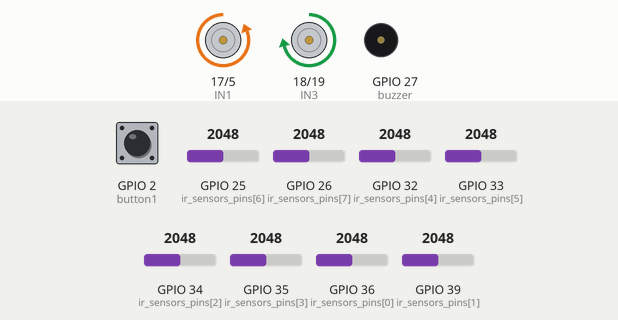
Simulated run of this program. Board: ESP32. Parts: motor-driver pin pairs drawn as motors (green arrow = first pin HIGH = forward, orange = second pin HIGH = backward, longer = more drive, scaled by the enable pin), buzzer (waves = sounding, pin HIGH). The inputs (shaded band) are chosen by the test bench; at power-on: GPIO 34 (ir_sensors_pins[2]) = 2048, GPIO 32 (ir_sensors_pins[4]) = 2048, GPIO 25 (ir_sensors_pins[6]) = 2048, GPIO 26 (ir_sensors_pins[7]) = 2048, GPIO 33 (ir_sensors_pins[5]) = 2048, GPIO 35 (ir_sensors_pins[3]) = 2048, GPIO 2 (button1) HIGH, GPIO 36 (ir_sensors_pins[0]) = 2048, GPIO 39 (ir_sensors_pins[1]) = 2048. What the program prints to the serial monitor is not drawn.

Above: at 6.8 s.
6.9 s: GPIO 34 (ir_sensors_pins[2]) set to 2866
At 7.7 s:
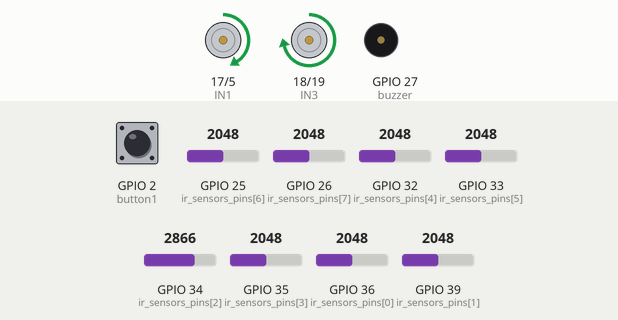
8.4 s: GPIO 32 (ir_sensors_pins[4]) set to 2866
At 8.9 s:
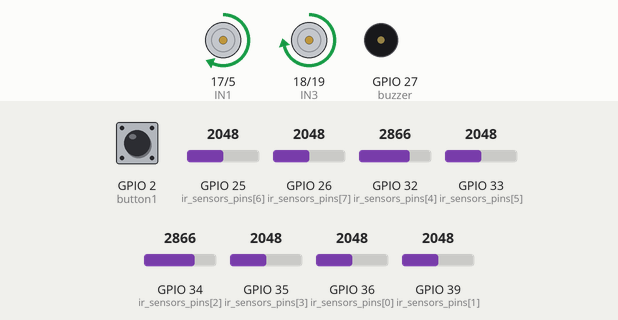
9.9 s: GPIO 25 (ir_sensors_pins[6]) set to 2866
At 11.1 s:
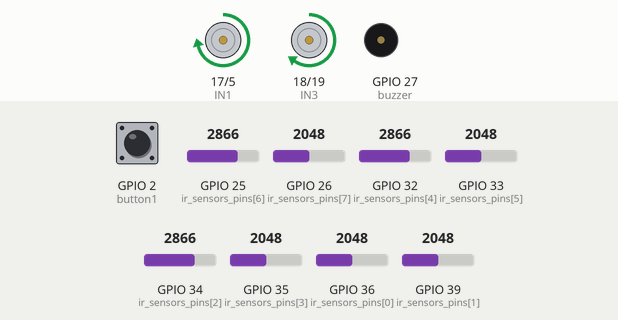
11.4 s: GPIO 26 (ir_sensors_pins[7]) set to 2127
At 12.3 s:
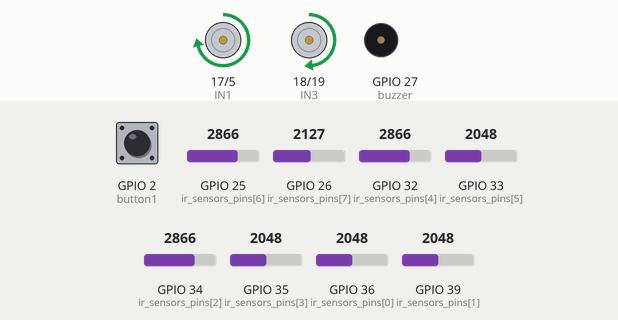
12.9 s: GPIO 33 (ir_sensors_pins[5]) set to 2866
At 13.5 s:
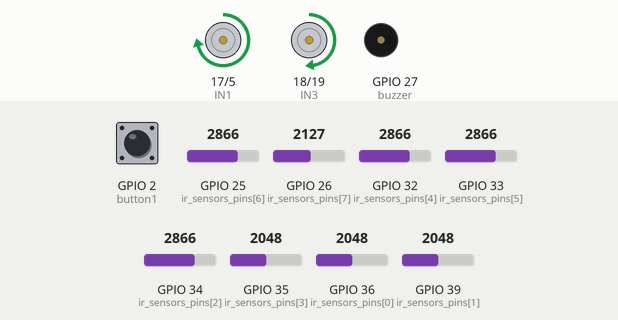
15.9 s: GPIO 35 (ir_sensors_pins[3]) set to 2866
At 17.0 s:
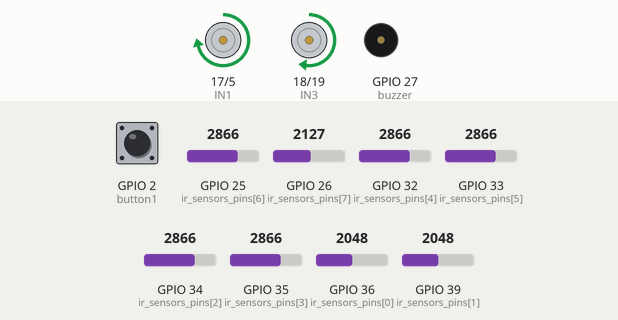
Timing chart, 0 to 18.9 s (numbered marks = the images above; inputs shaded):
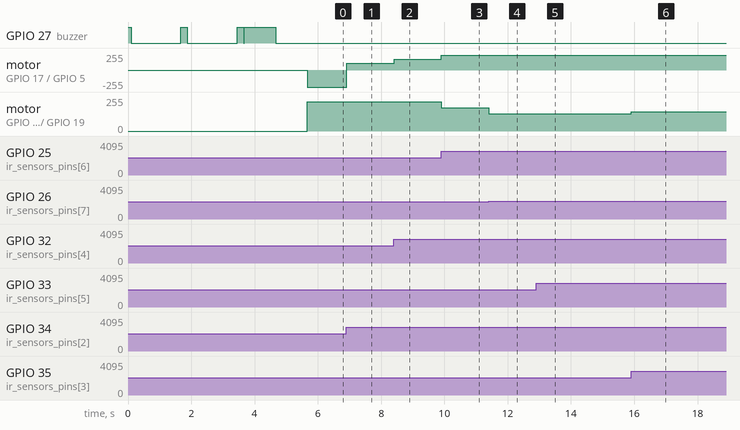

The program:

main.cpp
```cpp
#include <Arduino.h>

// declaration of motors pins
#define PWMA 16
#define IN1 17
#define IN2 5
#define IN3 18
#define IN4 19
#define PWMB 21

const int freq = 30000;
const int pwmChannelA = 0;
const int pwmChannelB = 1;
// Setting the resolution to 8Bits, gives you a duty cycle range [0 – 255]. While setting it to 10Bits, gives you a range of [ 0 – 1023 ]. And so on!
const int resolution = 8;
int dutyCycle = 200;


#define button1 2
#define button2 22
#define button3 23
#define buzzer 27


#define numberOfSamples 100

int velA, velB, vel;

// declaration of ir sensor pins
#define IR_SENSORS_NUMBER 8
#define limSup 1000
int ir_sensors_pins[IR_SENSORS_NUMBER] = {36,39,34,35,32,33,25,26};
unsigned long ir_values[IR_SENSORS_NUMBER];
unsigned long ir_min_value[IR_SENSORS_NUMBER] = {4095, 4095, 4095, 4095, 4095, 4095, 4095, 4095};
unsigned long ir_max_value[IR_SENSORS_NUMBER] = {0, 0, 0, 0, 0, 0, 0, 0};

unsigned long positio, lastPos;
int alvo = 3600;
#define IR_THRESHOLD 850

int error, lastError = 0;
float corrigir;

int  velocidadeBase = 200;
int velocidadeInicial = velocidadeBase;
int vMax = 220;
int vMin = -120;
int velocidadeE, velocidadeD;

double Kp = 0.060;
float Ki = 0;
float Kd = 0.030;

int timer1 = 0;
int timer2 = 0;
int Ta = 1;

void buzz(int time){
  digitalWrite(buzzer, HIGH);
  delay(time);
  digitalWrite(buzzer, LOW);
}

void readSensor(unsigned long * destination){
  // Serial.print("ReadSensor: ");
  for(int i = 0; i < IR_SENSORS_NUMBER; i++){
    // Serial.print(analogRead(ir_sensors_pins[i]));
    // Serial.print("\t");
    if(ir_min_value[i] < ir_max_value[i]){
      destination[i] = map(analogRead(ir_sensors_pins[i]), ir_min_value[i], ir_max_value[i], 0, limSup);
    }
    if(ir_min_value[i] > ir_max_value[i]) {
      destination[i] = map(analogRead(ir_sensors_pins[i]), ir_max_value[i], ir_min_value[i], 0, limSup);
    }
    destination[i] = constrain(destination[i], 0, limSup);
  }
  // Serial.println("");
}

void printSensor(unsigned long * array){
  for(int i = 0; i < IR_SENSORS_NUMBER; i++){
    Serial.print("|  ");
    Serial.print(array[i]);
    Serial.print("\t");

  }
  Serial.println(' ');
}

void keepMins(unsigned long * array1, unsigned long * array2, int length){
  for(int i = 0; i < length; i++){
    if(array2[i] < array1[i]){
      array1[i] = array2[i];
    }
  }
}

void keepMax(unsigned long * array1, unsigned long * array2, int length){
  for(int i = 0; i < length; i++){
    if(array2[i]> array1[i]){
      array1[i] = array2[i];
    }
  }
}

void calibrateIR(){
  Serial.println("Aguardando o botão de calibrar...");
  //wait for the button1 to be pressed
  while(!digitalRead(button1)){}
  Serial.println("Apertou o botão");

  //read dark values
  unsigned long candidate[IR_SENSORS_NUMBER];
  // readSensor(ir_min_value);
  delay(1000);

  for(int j = 0; j < numberOfSamples; j++){
    for(int i = 0; i < IR_SENSORS_NUMBER; i++){
      ir_min_value[i] += analogRead(ir_sensors_pins[i]);
      candidate[i] = analogRead(ir_sensors_pins[i]);

    }
    printSensor(candidate);
    // readSensor(candidate);
    //keepMins(ir_min_value, candidate, IR_SENSORS_NUMBER);
    delay(1);
  }
  for(int i = 0; i < IR_SENSORS_NUMBER; i++){
      ir_min_value[i] /= numberOfSamples;

  }


  buzz(200);

  Serial.println("Aguardando o botão de calibrar...");
  while(!digitalRead(button1)){} //wait for the button1 to be pressed
  //read white values
  // readSensor(ir_max_value);
  delay(1000);

  for(int j = 0; j < numberOfSamples; j++){
    for(int i = 0; i < IR_SENSORS_NUMBER; i++){
      candidate[i] = analogRead(ir_sensors_pins[i]);
      ir_max_value[i] += analogRead(ir_sensors_pins[i]);

    }
    printSensor(candidate);
    // readSensor(candidate);
    // keepMax(ir_max_value, candidate, IR_SENSORS_NUMBER);
    delay(1);
  }

  for(int i = 0; i < IR_SENSORS_NUMBER; i++){
    ir_max_value[i] /= numberOfSamples;
  }
  Serial.println("Max value: ");
  printSensor(ir_max_value);

  Serial.println("Apertou o botão dnv");

  digitalWrite(buzzer, HIGH);
  delay(200);
  digitalWrite(buzzer, LOW);

}

unsigned long calculatePosition(unsigned long * array, unsigned long length){
  unsigned long num = 0, den = 0, calculatedPos = 0;
  if (array[0] > IR_THRESHOLD && array[1] > IR_THRESHOLD && array[2] > IR_THRESHOLD && array[3] > IR_THRESHOLD && array[4] > IR_THRESHOLD && array[5] > IR_THRESHOLD && array[6] > IR_THRESHOLD && array[7] > IR_THRESHOLD) {
    if (lastPos > alvo) {
      calculatedPos = 7000;
      velocidadeInicial = velocidadeBase*0.9;
    } else {
      calculatedPos = 0;
      velocidadeInicial = velocidadeBase*0.9;

    }
  }
  else {
    velocidadeInicial = velocidadeBase;

    for(int i = 0; i < length; i++){
      num += 1000 * i * array[i];
      den += array[i];
    }
    calculatedPos = num * 1.0 / den;
  }
  lastPos = calculatedPos;
  return calculatedPos;
}

void move(int velA, int velB){
  if(velA == 0 && velB == 0){
    digitalWrite(IN1, HIGH);
    digitalWrite(IN2, HIGH);
    ledcWrite(pwmChannelA, velA);
    digitalWrite(IN3, HIGH);
    digitalWrite(IN4, HIGH);
    ledcWrite(pwmChannelB, velB);
  }
  if(velA > 0 && velB > 0){
    digitalWrite(IN1, HIGH);
    digitalWrite(IN2, LOW);
    ledcWrite(pwmChannelA, velA);
    digitalWrite(IN3, HIGH);
    digitalWrite(IN4, LOW);
    ledcWrite(pwmChannelB, velB);
  }
  else if(velA >= 0 && velB < 0){
    digitalWrite(IN1, HIGH);
    digitalWrite(IN2, LOW);
    ledcWrite(pwmChannelA, velA);
    digitalWrite(IN3, LOW);
    digitalWrite(IN4, HIGH);
    ledcWrite(pwmChannelB, velB);
  }
  else if(velA < 0 && velB >= 0){
    digitalWrite(IN1, LOW);
    digitalWrite(IN2, HIGH);
    ledcWrite(pwmChannelA, velA);
    digitalWrite(IN3, HIGH);
    digitalWrite(IN4, LOW);
    ledcWrite(pwmChannelB, velB);
  }
  else if(velA < 0 && velB < 0){
    digitalWrite(IN1, LOW);
    digitalWrite(IN2, HIGH);
    ledcWrite(pwmChannelA, velA);
    digitalWrite(IN3, LOW);
    digitalWrite(IN4, HIGH);
    ledcWrite(pwmChannelB, velB);
  }
}

void testeMotor(){

  int vTeste = 0;
  while(!digitalRead(button2)){
    while(!digitalRead(button1)){}
    if(vTeste > 512){
      vTeste = 0;
    }
    vTeste += 32;
    move(vTeste, vTeste);
    delay(1000);
    move(0, 0);
    for(int i = 0; i < vTeste / 32; i ++){
      buzz(100);
      delay(50);
    }
  }
}

void meCorrige(){
  error = positio - alvo;
  /*
  Serial.print("\t");
  Serial.print(error);
*/
  corrigir = (error * Kp) + ((error - lastError) * Kd);
  corrigir = corrigir / 1.0;
  /*
  Serial.print("\t");
  Serial.print(corrigir);
*/
  velocidadeE = velocidadeInicial + corrigir;
  velocidadeD = velocidadeInicial - corrigir;

  if (velocidadeE > vMax)
    velocidadeE = vMax;
  if (velocidadeE < vMin)
    velocidadeE = vMin;

  if (velocidadeD > vMax)
    velocidadeD = vMax;
  if (velocidadeD < vMin)
    velocidadeD = vMin;
  /*
  Serial.print("\t");
  Serial.print(velocidadeD);
  Serial.print("\t");
  Serial.println(velocidadeE);
*/
  move(velocidadeE, velocidadeD);

  lastError = error;
}

void setup() {

    pinMode(PWMA, OUTPUT);
    pinMode(IN1, OUTPUT);
    pinMode(IN2, OUTPUT);
    pinMode(IN3, OUTPUT);
    pinMode(IN4, OUTPUT);
    pinMode(PWMB, OUTPUT);

    // PWM Setup
    ledcSetup(pwmChannelA, freq, resolution);
    ledcSetup(pwmChannelB, freq, resolution);
    ledcAttachPin(PWMA, pwmChannelA);
    ledcAttachPin(PWMB, pwmChannelB);

    pinMode(button1, INPUT);
    pinMode(button2, INPUT);
    pinMode(button3, INPUT);
    pinMode(buzzer, OUTPUT);
    buzz(100);
    Serial.begin(115200);


    for(int i = 0; i < IR_SENSORS_NUMBER; i++){
      pinMode(ir_sensors_pins[i], INPUT);
    }


  Serial.println("Hello World");

  calibrateIR();


  Serial.print("ir_min");
  printSensor(ir_min_value);
  Serial.println("\nir_max");
  printSensor(ir_max_value);
  readSensor(ir_values);
  Serial.println("\nir_values");
  printSensor(ir_values);

  while(!digitalRead(button1)){
    readSensor(ir_values);
    //printSensor(ir_values);
    if(digitalRead(button3)){
      velocidadeBase = 245;
      velocidadeInicial = velocidadeBase;
      vMax = 255;
      Kp = 0.070;
      Ki = 0;
      Kd = 0.035;
      buzz(150);
    }
    if(digitalRead(button2)){
      velocidadeBase = 225;
      velocidadeInicial = velocidadeBase;
      vMax = 255;
      Kp = 0.062;
      Ki = 0;
      Kd = 0.035;
      buzz(250);
    }
    delay(50);
  } //wait for the button1 to be pressed
  buzz(1000);
  delay(1000);

}

void loop() {

  readSensor(ir_values);
  // Serial.print("Real");
  // for(int i = 0; i < IR_SENSORS_NUMBER; i++){
  //   Serial.print("|  ");
  //   Serial.print(analogRead(ir_sensors_pins[i]));
  //   Serial.print("\t");
  // }
  // Serial.print("Norma");
  // printSensor(ir_values);
  timer1 = millis();

  positio = calculatePosition(ir_values, IR_SENSORS_NUMBER);
  meCorrige();

  Serial.print("Positio: ");
  Serial.print(positio);
  Serial.print("\t Error: ");
  Serial.print(error);
  Serial.print("\tCorrigir: ");
  Serial.print(corrigir);
  Serial.print("\tvD: ");
  Serial.print(velocidadeD);
  Serial.print("\tvE: ");
  Serial.print(velocidadeE);
  Serial.println("\t");
}
```

Measured:
- the behaviour switches between 2077 and 2078 on GPIO 26 (ir_sensors_pins[7]) (found by bisection; images 3 and 4)
- after the input at 6.9 s, motor on GPIO 17 (IN1) / GPIO 5 (IN2): backward 255/255 → forward 104/255 at once
- after the input at 8.4 s, motor on GPIO 17 (IN1) / GPIO 5 (IN2): forward 104/255 → forward 163/255 at once
- after the input at 9.9 s, motor on GPIO 17 (IN1) / GPIO 5 (IN2): forward 163/255 → forward 219/255 at once; motor on GPIO 18 (IN3) / GPIO 19 (IN4): forward 219/255 → forward 175/255 at once
- after the input at 11.4 s, motor on GPIO 18 (IN3) / GPIO 19 (IN4): forward 175/255 → forward 130/255 at once
- after the input at 12.9 s, motor on GPIO 18 (IN3) / GPIO 19 (IN4): forward 130/255 → forward 128/255 at once
- after the input at 15.9 s, motor on GPIO 18 (IN3) / GPIO 19 (IN4): forward 128/255 → forward 145/255 at once
